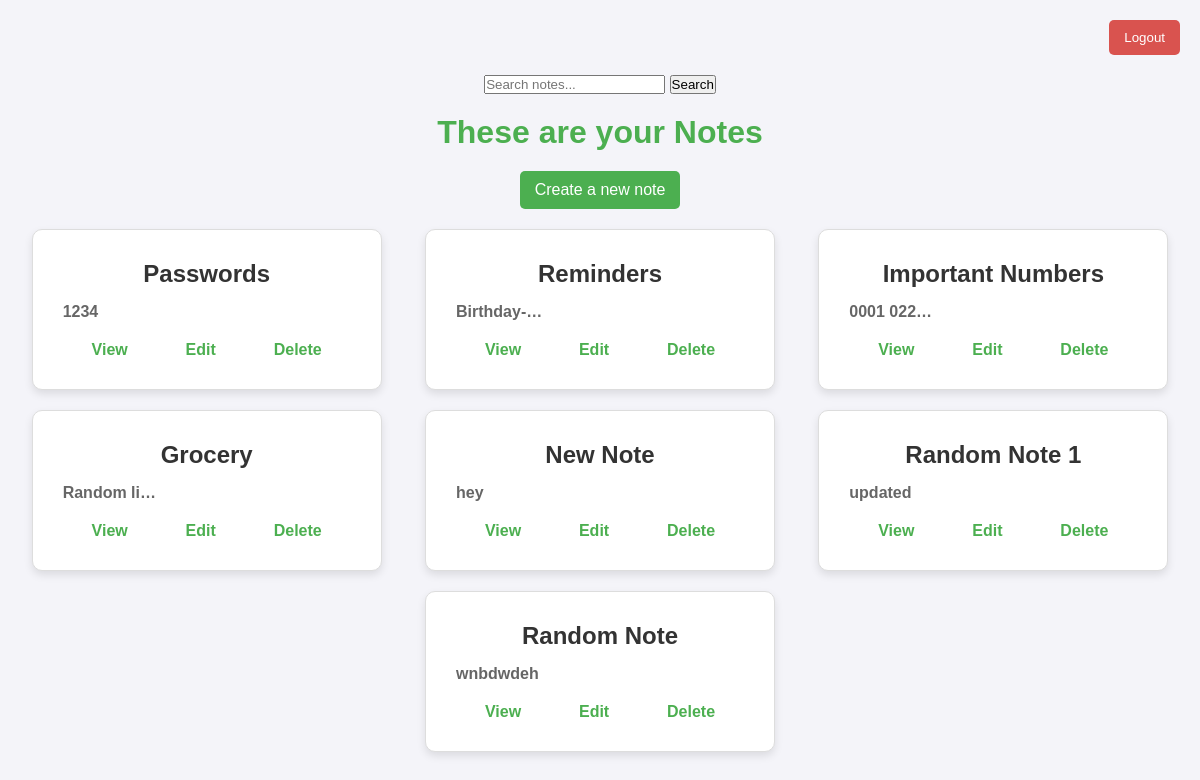
Before: /user/notes/ (signed in) with the older database file.
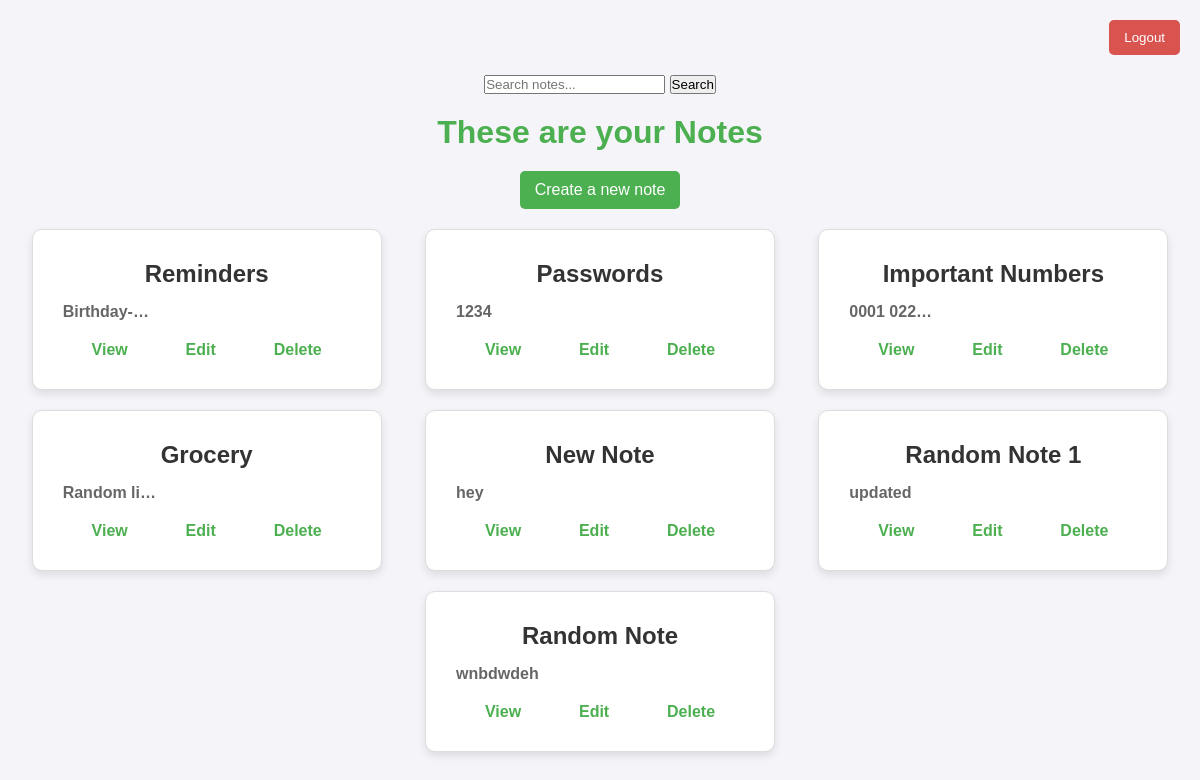
After: the same page with the newer database file.
### notes/models.py (models this page shows)
class Notes(models.Model):
    title=models.CharField(max_length=200)
    text=models.TextField()
    updated=models.DateTimeField(auto_now=True)
    created=models.DateTimeField(auto_now_add=True)
    user=models.ForeignKey(User,on_delete=models.CASCADE,related_name='notes')
    class Meta:
        ordering=['-updated','-created']

### notes/views.py (the view)
# urls.py: path('notes/',views.list,name='notes.list'),
@login_required(login_url='login')
def list(request):
    query=request.GET.get('q')
    if query:
        all_notes=Notes.objects.filter(Q(title__icontains=query) | Q(text__icontains=query),user=request.user)
    else:
        all_notes=Notes.objects.filter(user=request.user)
    return render(request,'notes/notesList.html',{'notes': all_notes})

### notes/templates/notes/notesList.html (shortened to what this page needs)
<!DOCTYPE html>
<html lang="en">
<head>
</head>
<body>
    <nav>
        <form method="POST" action="{% url 'logout' %}">
            <button type="submit">Logout</button>
        </form>
    </nav>
    <form method="GET" action="{% url 'notes.list' %}">
        <input type="text" name="q" placeholder="Search notes...">
        <input type="submit" value="Search">
    </form>
    <h3>These are your Notes</h3>
    <a href="{% url 'notes.new' %}" class="create-note">Create a new note</a>
    <div class="notes-container">
        {% for note in notes %}
        <div class="note-card">
            <h4>{{ note.title }}</h4>
            <h6>{{note.text|truncatechars:10}}</h6>
            <div class="note-functions">
                <a href="{% url 'notes.detail' pk=note.id %}">View</a>
                <a href="{% url 'notes.edit' pk=note.id %}">Edit</a>
                <a href="{% url 'notes.delete' pk=note.id %}">Delete</a>
            </div>
        </div>
        {% endfor %}
    </div>
</body>
</html>

### notes/templates/notes/notesList.html (style rules this page uses)
* { margin: 0; padding: 0; box-sizing: border-box; }
body { font-family: 'Arial', sans-serif; background-color: #f4f4f9; color: #333; display: flex; flex-direction: column; align-items: center; padding: 20px; }
nav { width: 100%; display: flex; justify-content: flex-end; margin-bottom: 20px; }
nav button { background-color: #d9534f; color: white; border: none; padding: 10px 15px; border-radius: 5px; cursor: pointer; transition: background-color 0.3s ease; }
h3 { margin: 20px 0; font-size: 2rem; color: #4CAF50; }
a.create-note { background-color: #4CAF50; color: white; padding: 10px 15px; border-radius: 5px; text-decoration: none; transition: background-color 0.3s ease; margin-bottom: 20px; }
.notes-container { display: flex; flex-wrap: wrap; justify-content: space-around; gap: 20px; max-width: 1200px; }
.note-card { background-color: white; border: 1px solid #ddd; border-radius: 10px; padding: 30px; width: 350px; height: auto; box-shadow: 0 4px 8px rgba(0, 0, 0, 0.1); transition: box-shadow 0.3s ease; text-align: left; }
.note-card h4 { margin-bottom: 15px; font-size: 1.5rem; color: #333; text-align: center; }
.note-card h6 { font-size: 1rem; color: #666; margin-bottom: 20px; }
.note-functions { display: flex; justify-content: space-around; margin-top: 10px; }
.note-card a { text-decoration: none; color: #4CAF50; font-weight: bold; transition: color 0.3s ease; }

Changed rows visible on the page:
changed Notes "Reminders": moves up the list
